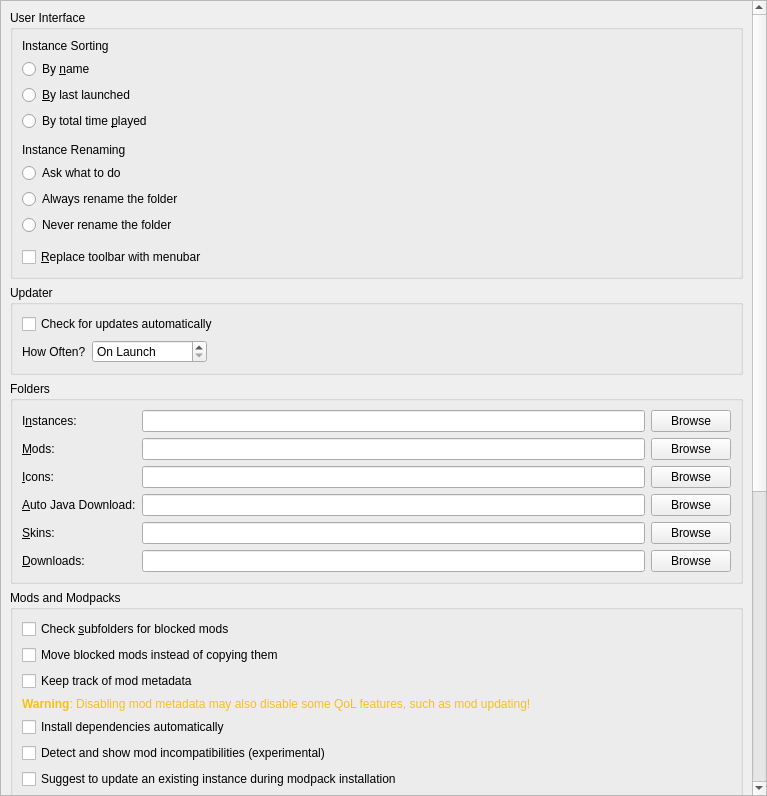
<?xml version="1.0" encoding="UTF-8"?>
<ui version="4.0">
 <class>LauncherPage</class>
 <widget class="QWidget" name="LauncherPage">
  <property name="geometry">
   <rect>
    <x>0</x>
    <y>0</y>
    <width>767</width>
    <height>796</height>
   </rect>
  </property>
  <property name="sizePolicy">
   <sizepolicy hsizetype="MinimumExpanding" vsizetype="MinimumExpanding">
    <horstretch>0</horstretch>
    <verstretch>0</verstretch>
   </sizepolicy>
  </property>
  <layout class="QVBoxLayout" name="verticalLayout">
   <property name="leftMargin">
    <number>0</number>
   </property>
   <property name="topMargin">
    <number>0</number>
   </property>
   <property name="rightMargin">
    <number>0</number>
   </property>
   <property name="bottomMargin">
    <number>0</number>
   </property>
   <item>
    <widget class="QScrollArea" name="scrollArea">
     <property name="horizontalScrollBarPolicy">
      <enum>Qt::ScrollBarPolicy::ScrollBarAsNeeded</enum>
     </property>
     <property name="widgetResizable">
      <bool>true</bool>
     </property>
     <widget class="QWidget" name="scrollAreaWidgetContents">
      <property name="geometry">
       <rect>
        <x>0</x>
        <y>-149</y>
        <width>746</width>
        <height>1222</height>
       </rect>
      </property>
      <layout class="QVBoxLayout" name="verticalLayout_8">
       <item>
        <widget class="QGroupBox" name="userInterfaceBox">
         <property name="enabled">
          <bool>true</bool>
         </property>
         <property name="title">
          <string>User Interface</string>
         </property>
         <layout class="QVBoxLayout" name="verticalLayout_2">
          <item>
           <widget class="QLabel" name="instanceSortingLabel">
            <property name="text">
             <string>Instance Sorting</string>
            </property>
           </widget>
          </item>
          <item>
           <widget class="QRadioButton" name="sortByNameBtn">
            <property name="text">
             <string>By &amp;name</string>
            </property>
            <attribute name="buttonGroup">
             <string notr="true">sortingModeGroup</string>
            </attribute>
           </widget>
          </item>
          <item>
           <widget class="QRadioButton" name="sortLastLaunchedBtn">
            <property name="text">
             <string>&amp;By last launched</string>
            </property>
            <attribute name="buttonGroup">
             <string notr="true">sortingModeGroup</string>
            </attribute>
           </widget>
          </item>
          <item>
           <widget class="QRadioButton" name="sortByPlaytimeBtn">
            <property name="text">
             <string>By total time &amp;played</string>
            </property>
            <attribute name="buttonGroup">
             <string notr="true">sortingModeGroup</string>
            </attribute>
           </widget>
          </item>
          <item>
           <spacer name="verticalSpacer">
            <property name="orientation">
             <enum>Qt::Orientation::Vertical</enum>
            </property>
            <property name="sizeType">
             <enum>QSizePolicy::Policy::Fixed</enum>
            </property>
            <property name="sizeHint" stdset="0">
             <size>
              <width>0</width>
              <height>6</height>
             </size>
            </property>
           </spacer>
          </item>
          <item>
           <widget class="QLabel" name="renamingBehaviorLabel">
            <property name="text">
             <string>Instance Renaming</string>
            </property>
           </widget>
          </item>
          <item>
           <widget class="QRadioButton" name="askToRenameDirBtn">
            <property name="text">
             <string>Ask what to do</string>
            </property>
            <attribute name="buttonGroup">
             <string notr="true">renamingBehaviorGroup</string>
            </attribute>
           </widget>
          </item>
          <item>
           <widget class="QRadioButton" name="alwaysRenameDirBtn">
            <property name="text">
             <string>Always rename the folder</string>
            </property>
            <attribute name="buttonGroup">
             <string notr="true">renamingBehaviorGroup</string>
            </attribute>
           </widget>
          </item>
          <item>
           <widget class="QRadioButton" name="neverRenameDirBtn">
            <property name="text">
             <string>Never rename the folder</string>
            </property>
            <attribute name="buttonGroup">
             <string notr="true">renamingBehaviorGroup</string>
            </attribute>
           </widget>
          </item>
          <item>
           <spacer name="verticalSpacer_2">
            <property name="orientation">
             <enum>Qt::Orientation::Vertical</enum>
            </property>
            <property name="sizeType">
             <enum>QSizePolicy::Policy::Fixed</enum>
            </property>
            <property name="sizeHint" stdset="0">
             <size>
              <width>0</width>
              <height>6</height>
             </size>
            </property>
           </spacer>
          </item>
          <item>
           <widget class="QCheckBox" name="preferMenuBarCheckBox">
            <property name="toolTip">
             <string>The menubar is more friendly for keyboard-driven interaction.</string>
            </property>
            <property name="text">
             <string>&amp;Replace toolbar with menubar</string>
            </property>
           </widget>
          </item>
         </layout>
        </widget>
       </item>
       <item>
        <widget class="QGroupBox" name="updateSettingsBox">
         <property name="title">
          <string>Updater</string>
         </property>
         <layout class="QGridLayout" name="gridLayout_2">
          <item row="1" column="0">
           <layout class="QHBoxLayout" name="horizontalLayout_2">
            <item>
             <widget class="QLabel" name="updateIntervalLabel">
              <property name="text">
               <string>How Often?</string>
              </property>
             </widget>
            </item>
            <item>
             <widget class="QSpinBox" name="updateIntervalSpinBox">
              <property name="sizePolicy">
               <sizepolicy hsizetype="Maximum" vsizetype="Fixed">
                <horstretch>0</horstretch>
                <verstretch>0</verstretch>
               </sizepolicy>
              </property>
              <property name="toolTip">
               <string>Set to 0 to only check on launch</string>
              </property>
              <property name="specialValueText">
               <string>On Launch</string>
              </property>
              <property name="suffix">
               <string> hours</string>
              </property>
              <property name="prefix">
               <string>Every </string>
              </property>
              <property name="minimum">
               <number>0</number>
              </property>
              <property name="maximum">
               <number>168</number>
              </property>
             </widget>
            </item>
            <item>
             <spacer name="horizontalSpacer">
              <property name="orientation">
               <enum>Qt::Orientation::Horizontal</enum>
              </property>
              <property name="sizeHint" stdset="0">
               <size>
                <width>0</width>
                <height>0</height>
               </size>
              </property>
             </spacer>
            </item>
           </layout>
          </item>
          <item row="0" column="0" colspan="2">
           <widget class="QCheckBox" name="autoUpdateCheckBox">
            <property name="text">
             <string>Check for updates automatically</string>
            </property>
           </widget>
          </item>
         </layout>
        </widget>
       </item>
       <item>
        <widget class="QGroupBox" name="foldersBox">
         <property name="title">
          <string>Folders</string>
         </property>
         <layout class="QGridLayout" name="gridLayout">
          <item row="4" column="1">
           <widget class="QLineEdit" name="skinsDirTextBox"/>
          </item>
          <item row="4" column="2">
           <widget class="QPushButton" name="skinsDirBrowseBtn">
            <property name="text">
             <string>Browse</string>
            </property>
           </widget>
          </item>
          <item row="3" column="0">
           <widget class="QLabel" name="labelJavaDir">
            <property name="toolTip">
             <string>Folder where Prism Launcher stores automatically downloaded Java versions. Do NOT set this to your system Java installation.</string>
            </property>
            <property name="text">
             <string>&amp;Auto Java Download:</string>
            </property>
            <property name="buddy">
             <cstring>javaDirTextBox</cstring>
            </property>
           </widget>
          </item>
          <item row="2" column="2">
           <widget class="QPushButton" name="iconsDirBrowseBtn">
            <property name="text">
             <string>Browse</string>
            </property>
           </widget>
          </item>
          <item row="4" column="0">
           <widget class="QLabel" name="labelSkinsDir">
            <property name="text">
             <string>&amp;Skins:</string>
            </property>
            <property name="buddy">
             <cstring>skinsDirTextBox</cstring>
            </property>
           </widget>
          </item>
          <item row="1" column="0">
           <widget class="QLabel" name="labelModsDir">
            <property name="text">
             <string>&amp;Mods:</string>
            </property>
            <property name="buddy">
             <cstring>modsDirTextBox</cstring>
            </property>
           </widget>
          </item>
          <item row="3" column="2">
           <widget class="QPushButton" name="javaDirBrowseBtn">
            <property name="text">
             <string>Browse</string>
            </property>
           </widget>
          </item>
          <item row="5" column="0">
           <widget class="QLabel" name="labelDownloadsDir">
            <property name="text">
             <string>&amp;Downloads:</string>
            </property>
            <property name="buddy">
             <cstring>downloadsDirTextBox</cstring>
            </property>
           </widget>
          </item>
          <item row="5" column="1">
           <widget class="QLineEdit" name="downloadsDirTextBox"/>
          </item>
          <item row="1" column="1">
           <widget class="QLineEdit" name="modsDirTextBox"/>
          </item>
          <item row="0" column="0">
           <widget class="QLabel" name="labelInstDir">
            <property name="text">
             <string>I&amp;nstances:</string>
            </property>
            <property name="buddy">
             <cstring>instDirTextBox</cstring>
            </property>
           </widget>
          </item>
          <item row="0" column="2">
           <widget class="QPushButton" name="instDirBrowseBtn">
            <property name="text">
             <string>Browse</string>
            </property>
           </widget>
          </item>
          <item row="5" column="2">
           <widget class="QPushButton" name="downloadsDirBrowseBtn">
            <property name="text">
             <string>Browse</string>
            </property>
           </widget>
          </item>
          <item row="0" column="1">
           <widget class="QLineEdit" name="instDirTextBox"/>
          </item>
          <item row="1" column="2">
           <widget class="QPushButton" name="modsDirBrowseBtn">
            <property name="text">
             <string>Browse</string>
            </property>
           </widget>
          </item>
          <item row="3" column="1">
           <widget class="QLineEdit" name="javaDirTextBox"/>
          </item>
          <item row="2" column="1">
           <widget class="QLineEdit" name="iconsDirTextBox"/>
          </item>
          <item row="2" column="0">
           <widget class="QLabel" name="labelIconsDir">
            <property name="text">
             <string>&amp;Icons:</string>
            </property>
            <property name="buddy">
             <cstring>iconsDirTextBox</cstring>
            </property>
           </widget>
          </item>
         </layout>
        </widget>
       </item>
       <item>
        <widget class="QGroupBox" name="modsBox">
         <property name="title">
          <string>Mods and Modpacks</string>
         </property>
         <layout class="QVBoxLayout" name="verticalLayout_4">
          <item>
           <widget class="QCheckBox" name="downloadsDirWatchRecursiveCheckBox">
            <property name="toolTip">
             <string>When enabled, in addition to the downloads folder, its sub folders will also be searched when looking for resources (e.g. when looking for blocked mods on CurseForge).</string>
            </property>
            <property name="text">
             <string>Check &amp;subfolders for blocked mods</string>
            </property>
           </widget>
          </item>
          <item>
           <widget class="QCheckBox" name="downloadsDirMoveCheckBox">
            <property name="toolTip">
             <string>When enabled, it will move blocked resources instead of copying them.</string>
            </property>
            <property name="text">
             <string>Move blocked mods instead of copying them</string>
            </property>
           </widget>
          </item>
          <item>
           <widget class="QCheckBox" name="metadataEnableBtn">
            <property name="toolTip">
             <string>Store version information provided by mod providers (like Modrinth or CurseForge) for mods.</string>
            </property>
            <property name="text">
             <string>Keep track of mod metadata</string>
            </property>
           </widget>
          </item>
          <item>
           <widget class="QLabel" name="metadataWarningLabel">
            <property name="text">
             <string>&lt;html&gt;&lt;head/&gt;&lt;body&gt;&lt;p&gt;&lt;span style=&quot; font-weight:600; color:#f5c211;&quot;&gt;Warning&lt;/span&gt;&lt;span style=&quot; color:#f5c211;&quot;&gt;: Disabling mod metadata may also disable some QoL features, such as mod updating!&lt;/span&gt;&lt;/p&gt;&lt;/body&gt;&lt;/html&gt;</string>
            </property>
            <property name="wordWrap">
             <bool>true</bool>
            </property>
           </widget>
          </item>
          <item>
           <widget class="QCheckBox" name="dependenciesEnableBtn">
            <property name="toolTip">
             <string>Automatically detect, install, and update mod dependencies.</string>
            </property>
            <property name="text">
             <string>Install dependencies automatically</string>
            </property>
           </widget>
          </item>
          <item>
           <widget class="QCheckBox" name="showModIncompatCheckBox">
            <property name="toolTip">
             <string>Currently this just shows mods which are not marked as compatible with the current Minecraft version.</string>
            </property>
            <property name="text">
             <string>Detect and show mod incompatibilities (experimental)</string>
            </property>
           </widget>
          </item>
          <item>
           <widget class="QCheckBox" name="modpackUpdatePromptBtn">
            <property name="toolTip">
             <string>When creating a new modpack instance, suggest updating an existing instance instead.</string>
            </property>
            <property name="text">
             <string>Suggest to update an existing instance during modpack installation</string>
            </property>
           </widget>
          </item>
         </layout>
        </widget>
       </item>
       <item>
        <widget class="QGroupBox" name="instanceBox">
         <property name="title">
          <string>Instance Creation</string>
         </property>
         <layout class="QVBoxLayout" name="verticalLayout_3">
          <item>
           <widget class="QCheckBox" name="downloadGameFilesBtn">
            <property name="toolTip">
             <string>Downloads required game files while creating the instance. Disable this to skip the initial download and fetch files when the instance is launched instead.</string>
            </property>
            <property name="text">
             <string>Download game files during instance creation</string>
            </property>
           </widget>
          </item>
         </layout>
        </widget>
       </item>
       <item>
        <widget class="QGroupBox" name="accountPrivacyBox">
         <property name="title">
          <string>Account Privacy</string>
         </property>
         <layout class="QVBoxLayout" name="verticalLayout_accountPrivacy">
          <item>
           <widget class="QCheckBox" name="enforceInstanceAccountCheckBox">
            <property name="toolTip">
             <string>When an instance is locked to a specific account, refuse to launch it with any other account (for example, if the bound account was removed or its sign-in expired). This prevents an instance from ever starting with a different account. Turning this off restores the old behaviour of silently falling back to your default account.</string>
            </property>
            <property name="text">
             <string>Lock instances to their assigned account (recommended)</string>
            </property>
           </widget>
          </item>
          <item>
           <widget class="QCheckBox" name="enableSafeLaunchGateCheckBox">
            <property name="toolTip">
             <string>Before launching an instance that uses a proxy, check that the proxy is reachable and actually changes your IP address. If the check fails you can cancel or launch anyway. Turn this off to skip the check entirely.</string>
            </property>
            <property name="text">
             <string>Check proxy before launching a proxied instance (recommended)</string>
            </property>
           </widget>
          </item>
          <item>
           <widget class="QCheckBox" name="streamSafeModeCheckBox">
            <property name="toolTip">
             <string>Hide account usernames and proxy addresses in the launcher's interface, so they aren't revealed while streaming or screen-sharing.</string>
            </property>
            <property name="text">
             <string>Stream-safe mode (mask usernames and proxy addresses)</string>
            </property>
           </widget>
          </item>
          <item>
           <widget class="QPushButton" name="openPrivacyReportButton">
            <property name="text">
             <string>Open Linkability Report…</string>
            </property>
           </widget>
          </item>
         </layout>
        </widget>
       </item>
       <item>
        <widget class="QGroupBox" name="groupBox_2">
         <property name="title">
          <string>Console</string>
         </property>
         <layout class="QFormLayout" name="formLayout">
          <property name="labelAlignment">
           <set>Qt::AlignmentFlag::AlignLeading|Qt::AlignmentFlag::AlignLeft|Qt::AlignmentFlag::AlignVCenter</set>
          </property>
          <item row="0" column="0">
           <widget class="QLabel" name="lineLimitLabel">
            <property name="sizePolicy">
             <sizepolicy hsizetype="Maximum" vsizetype="Preferred">
              <horstretch>0</horstretch>
              <verstretch>0</verstretch>
             </sizepolicy>
            </property>
            <property name="text">
             <string>Log History &amp;Limit:</string>
            </property>
            <property name="buddy">
             <cstring>lineLimitSpinBox</cstring>
            </property>
           </widget>
          </item>
          <item row="0" column="1">
           <widget class="QSpinBox" name="lineLimitSpinBox">
            <property name="sizePolicy">
             <sizepolicy hsizetype="Maximum" vsizetype="Fixed">
              <horstretch>0</horstretch>
              <verstretch>0</verstretch>
             </sizepolicy>
            </property>
            <property name="suffix">
             <string> lines</string>
            </property>
            <property name="minimum">
             <number>10000</number>
            </property>
            <property name="maximum">
             <number>1000000</number>
            </property>
            <property name="singleStep">
             <number>10000</number>
            </property>
            <property name="value">
             <number>100000</number>
            </property>
           </widget>
          </item>
          <item row="1" column="0" colspan="2">
           <widget class="QCheckBox" name="checkStopLogging">
            <property name="text">
             <string>&amp;Stop logging when log overflows</string>
            </property>
           </widget>
          </item>
         </layout>
        </widget>
       </item>
       <item>
        <widget class="QGroupBox" name="tasksBox">
         <property name="title">
          <string>Tasks</string>
         </property>
         <layout class="QGridLayout" name="gridLayout_3">
          <item row="2" column="1">
           <widget class="QSpinBox" name="numberOfManualRetriesSpinBox">
            <property name="sizePolicy">
             <sizepolicy hsizetype="Maximum" vsizetype="Fixed">
              <horstretch>0</horstretch>
              <verstretch>0</verstretch>
             </sizepolicy>
            </property>
            <property name="minimumSize">
             <size>
              <width>60</width>
              <height>0</height>
             </size>
            </property>
            <property name="minimum">
             <number>0</number>
            </property>
           </widget>
          </item>
          <item row="1" column="1">
           <widget class="QSpinBox" name="numberOfConcurrentDownloadsSpinBox">
            <property name="sizePolicy">
             <sizepolicy hsizetype="Maximum" vsizetype="Fixed">
              <horstretch>0</horstretch>
              <verstretch>0</verstretch>
             </sizepolicy>
            </property>
            <property name="minimumSize">
             <size>
              <width>60</width>
              <height>0</height>
             </size>
            </property>
            <property name="minimum">
             <number>1</number>
            </property>
           </widget>
          </item>
          <item row="3" column="1">
           <widget class="QSpinBox" name="timeoutSecondsSpinBox">
            <property name="sizePolicy">
             <sizepolicy hsizetype="Maximum" vsizetype="Fixed">
              <horstretch>0</horstretch>
              <verstretch>0</verstretch>
             </sizepolicy>
            </property>
            <property name="minimumSize">
             <size>
              <width>60</width>
              <height>0</height>
             </size>
            </property>
            <property name="suffix">
             <string>s</string>
            </property>
           </widget>
          </item>
          <item row="2" column="0">
           <widget class="QLabel" name="numberOfManualRetriesLabel">
            <property name="text">
             <string>Retry Limit:</string>
            </property>
           </widget>
          </item>
          <item row="1" column="0">
           <widget class="QLabel" name="numberOfConcurrentDownloadsLabel">
            <property name="text">
             <string>Concurrent Download Limit:</string>
            </property>
           </widget>
          </item>
          <item row="3" column="0">
           <widget class="QLabel" name="timeoutSecondsLabel">
            <property name="toolTip">
             <string>Seconds to wait until the requests are terminated</string>
            </property>
            <property name="text">
             <string>HTTP Timeout:</string>
            </property>
           </widget>
          </item>
          <item row="0" column="1">
           <widget class="QSpinBox" name="numberOfConcurrentTasksSpinBox">
            <property name="sizePolicy">
             <sizepolicy hsizetype="Maximum" vsizetype="Fixed">
              <horstretch>0</horstretch>
              <verstretch>0</verstretch>
             </sizepolicy>
            </property>
            <property name="minimumSize">
             <size>
              <width>60</width>
              <height>0</height>
             </size>
            </property>
            <property name="minimum">
             <number>1</number>
            </property>
           </widget>
          </item>
          <item row="0" column="0">
           <widget class="QLabel" name="numberOfConcurrentTasksLabel">
            <property name="text">
             <string>Concurrent Task Limit:</string>
            </property>
           </widget>
          </item>
          <item row="0" column="2">
           <spacer name="horizontalSpacer_2">
            <property name="orientation">
             <enum>Qt::Orientation::Horizontal</enum>
            </property>
            <property name="sizeHint" stdset="0">
             <size>
              <width>0</width>
              <height>0</height>
             </size>
            </property>
           </spacer>
          </item>
         </layout>
        </widget>
       </item>
       <item>
        <spacer name="verticalSpacer_FeaturesTab">
         <property name="orientation">
          <enum>Qt::Orientation::Vertical</enum>
         </property>
         <property name="sizeHint" stdset="0">
          <size>
           <width>0</width>
           <height>0</height>
          </size>
         </property>
        </spacer>
       </item>
      </layout>
     </widget>
    </widget>
   </item>
  </layout>
 </widget>
 <tabstops>
  <tabstop>scrollArea</tabstop>
  <tabstop>sortByNameBtn</tabstop>
  <tabstop>sortLastLaunchedBtn</tabstop>
  <tabstop>sortByPlaytimeBtn</tabstop>
  <tabstop>askToRenameDirBtn</tabstop>
  <tabstop>alwaysRenameDirBtn</tabstop>
  <tabstop>neverRenameDirBtn</tabstop>
  <tabstop>preferMenuBarCheckBox</tabstop>
  <tabstop>autoUpdateCheckBox</tabstop>
  <tabstop>updateIntervalSpinBox</tabstop>
  <tabstop>instDirTextBox</tabstop>
  <tabstop>instDirBrowseBtn</tabstop>
  <tabstop>modsDirTextBox</tabstop>
  <tabstop>modsDirBrowseBtn</tabstop>
  <tabstop>iconsDirTextBox</tabstop>
  <tabstop>iconsDirBrowseBtn</tabstop>
  <tabstop>javaDirTextBox</tabstop>
  <tabstop>javaDirBrowseBtn</tabstop>
  <tabstop>skinsDirTextBox</tabstop>
  <tabstop>skinsDirBrowseBtn</tabstop>
  <tabstop>downloadsDirTextBox</tabstop>
  <tabstop>downloadsDirBrowseBtn</tabstop>
  <tabstop>downloadsDirWatchRecursiveCheckBox</tabstop>
  <tabstop>downloadsDirMoveCheckBox</tabstop>
  <tabstop>metadataEnableBtn</tabstop>
  <tabstop>dependenciesEnableBtn</tabstop>
  <tabstop>showModIncompatCheckBox</tabstop>
  <tabstop>modpackUpdatePromptBtn</tabstop>
  <tabstop>downloadGameFilesBtn</tabstop>
  <tabstop>lineLimitSpinBox</tabstop>
  <tabstop>checkStopLogging</tabstop>
  <tabstop>numberOfConcurrentTasksSpinBox</tabstop>
  <tabstop>numberOfConcurrentDownloadsSpinBox</tabstop>
  <tabstop>numberOfManualRetriesSpinBox</tabstop>
  <tabstop>timeoutSecondsSpinBox</tabstop>
 </tabstops>
 <resources/>
 <connections/>
 <buttongroups>
  <buttongroup name="renamingBehaviorGroup"/>
  <buttongroup name="sortingModeGroup"/>
 </buttongroups>
</ui>
